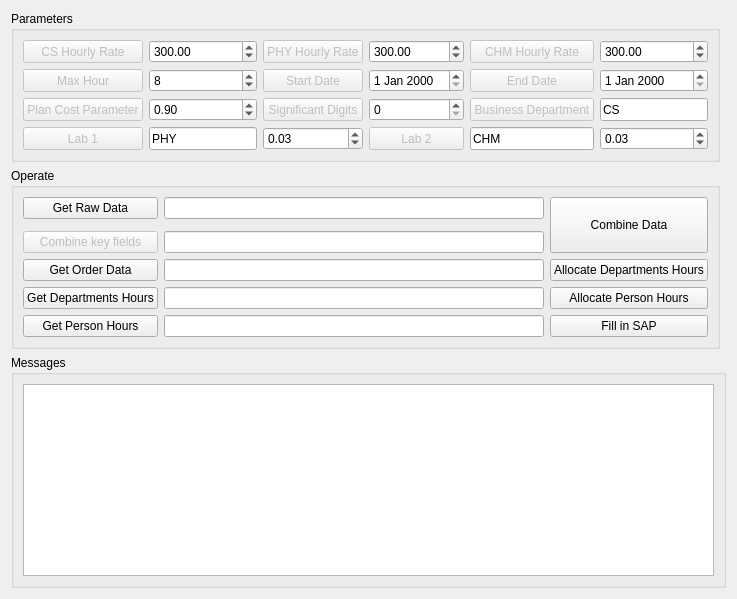
      <widget class="QWidget" name="tab_4">
       <attribute name="title">
        <string>Hour Opereate</string>
       </attribute>
       <layout class="QGridLayout" name="gridLayout_25">
        <item row="2" column="0" colspan="2">
         <widget class="QGroupBox" name="groupBox_23">
          <property name="title">
           <string>Messages</string>
          </property>
          <layout class="QGridLayout" name="gridLayout_23">
           <item row="0" column="0">
            <widget class="QTextBrowser" name="textBrowser_4"/>
           </item>
          </layout>
         </widget>
        </item>
        <item row="1" column="0">
         <widget class="QGroupBox" name="groupBox_24">
          <property name="title">
           <string>Operate</string>
          </property>
          <layout class="QGridLayout" name="gridLayout_26">
           <item row="0" column="1">
            <widget class="QLineEdit" name="lineEdit_30"/>
           </item>
           <item row="0" column="2" rowspan="3">
            <widget class="QPushButton" name="pushButton_72">
             <property name="sizePolicy">
              <sizepolicy hsizetype="Minimum" vsizetype="Expanding">
               <horstretch>0</horstretch>
               <verstretch>0</verstretch>
              </sizepolicy>
             </property>
             <property name="text">
              <string>Combine Data</string>
             </property>
            </widget>
           </item>
           <item row="3" column="0">
            <widget class="QPushButton" name="pushButton_76">
             <property name="text">
              <string>Get Order Data</string>
             </property>
            </widget>
           </item>
           <item row="2" column="0">
            <widget class="QPushButton" name="pushButton_70">
             <property name="enabled">
              <bool>false</bool>
             </property>
             <property name="text">
              <string>Combine key fields</string>
             </property>
            </widget>
           </item>
           <item row="3" column="2">
            <widget class="QPushButton" name="pushButton_77">
             <property name="text">
              <string>Allocate Departments Hours</string>
             </property>
            </widget>
           </item>
           <item row="4" column="1">
            <widget class="QLineEdit" name="lineEdit_38"/>
           </item>
           <item row="2" column="1">
            <widget class="QLineEdit" name="lineEdit_39"/>
           </item>
           <item row="4" column="0">
            <widget class="QPushButton" name="pushButton_71">
             <property name="text">
              <string>Get Departments Hours</string>
             </property>
            </widget>
           </item>
           <item row="3" column="1">
            <widget class="QLineEdit" name="lineEdit_37"/>
           </item>
           <item row="0" column="0">
            <widget class="QPushButton" name="pushButton_63">
             <property name="text">
              <string>Get Raw Data</string>
             </property>
            </widget>
           </item>
           <item row="5" column="0">
            <widget class="QPushButton" name="pushButton_78">
             <property name="text">
              <string>Get Person Hours</string>
             </property>
            </widget>
           </item>
           <item row="5" column="1">
            <widget class="QLineEdit" name="lineEdit_31"/>
           </item>
           <item row="4" column="2">
            <widget class="QPushButton" name="pushButton_73">
             <property name="text">
              <string>Allocate Person Hours</string>
             </property>
            </widget>
           </item>
           <item row="5" column="2">
            <widget class="QPushButton" name="pushButton_79">
             <property name="text">
              <string>Fill in SAP</string>
             </property>
            </widget>
           </item>
          </layout>
         </widget>
        </item>
        <item row="0" column="0">
         <widget class="QGroupBox" name="groupBox_22">
          <property name="title">
           <string>Parameters</string>
          </property>
          <layout class="QGridLayout" name="gridLayout_24">
           <item row="0" column="0">
            <widget class="QPushButton" name="pushButton_64">
             <property name="enabled">
              <bool>false</bool>
             </property>
             <property name="sizePolicy">
              <sizepolicy hsizetype="Expanding" vsizetype="Preferred">
               <horstretch>0</horstretch>
               <verstretch>0</verstretch>
              </sizepolicy>
             </property>
             <property name="text">
              <string>CS Hourly Rate</string>
             </property>
            </widget>
           </item>
           <item row="0" column="1">
            <widget class="QDoubleSpinBox" name="doubleSpinBox_14">
             <property name="maximum">
              <double>9999.000000000000000</double>
             </property>
             <property name="value">
              <double>300.000000000000000</double>
             </property>
            </widget>
           </item>
           <item row="0" column="2">
            <widget class="QPushButton" name="pushButton_65">
             <property name="enabled">
              <bool>false</bool>
             </property>
             <property name="sizePolicy">
              <sizepolicy hsizetype="Expanding" vsizetype="Preferred">
               <horstretch>0</horstretch>
               <verstretch>0</verstretch>
              </sizepolicy>
             </property>
             <property name="text">
              <string>PHY Hourly Rate</string>
             </property>
            </widget>
           </item>
           <item row="0" column="3">
            <widget class="QDoubleSpinBox" name="doubleSpinBox_15">
             <property name="maximum">
              <double>9999.000000000000000</double>
             </property>
             <property name="value">
              <double>300.000000000000000</double>
             </property>
            </widget>
           </item>
           <item row="0" column="4">
            <widget class="QPushButton" name="pushButton_66">
             <property name="enabled">
              <bool>false</bool>
             </property>
             <property name="sizePolicy">
              <sizepolicy hsizetype="Expanding" vsizetype="Preferred">
               <horstretch>0</horstretch>
               <verstretch>0</verstretch>
              </sizepolicy>
             </property>
             <property name="text">
              <string>CHM Hourly Rate</string>
             </property>
            </widget>
           </item>
           <item row="0" column="5">
            <widget class="QDoubleSpinBox" name="doubleSpinBox_16">
             <property name="maximum">
              <double>9999.000000000000000</double>
             </property>
             <property name="value">
              <double>300.000000000000000</double>
             </property>
            </widget>
           </item>
           <item row="1" column="0">
            <widget class="QPushButton" name="pushButton_69">
             <property name="enabled">
              <bool>false</bool>
             </property>
             <property name="sizePolicy">
              <sizepolicy hsizetype="Expanding" vsizetype="Preferred">
               <horstretch>0</horstretch>
               <verstretch>0</verstretch>
              </sizepolicy>
             </property>
             <property name="text">
              <string>Max Hour</string>
             </property>
            </widget>
           </item>
           <item row="1" column="1">
            <widget class="QSpinBox" name="spinBox_10">
             <property name="sizePolicy">
              <sizepolicy hsizetype="Expanding" vsizetype="Preferred">
               <horstretch>0</horstretch>
               <verstretch>0</verstretch>
              </sizepolicy>
             </property>
             <property name="value">
              <number>8</number>
             </property>
            </widget>
           </item>
           <item row="1" column="2">
            <widget class="QPushButton" name="pushButton_74">
             <property name="enabled">
              <bool>false</bool>
             </property>
             <property name="sizePolicy">
              <sizepolicy hsizetype="Expanding" vsizetype="Preferred">
               <horstretch>0</horstretch>
               <verstretch>0</verstretch>
              </sizepolicy>
             </property>
             <property name="text">
              <string>Start Date</string>
             </property>
            </widget>
           </item>
           <item row="1" column="3">
            <widget class="QDateEdit" name="dateEdit">
             <property name="sizePolicy">
              <sizepolicy hsizetype="Expanding" vsizetype="Preferred">
               <horstretch>0</horstretch>
               <verstretch>0</verstretch>
              </sizepolicy>
             </property>
            </widget>
           </item>
           <item row="1" column="4">
            <widget class="QPushButton" name="pushButton_75">
             <property name="enabled">
              <bool>false</bool>
             </property>
             <property name="sizePolicy">
              <sizepolicy hsizetype="Expanding" vsizetype="Preferred">
               <horstretch>0</horstretch>
               <verstretch>0</verstretch>
              </sizepolicy>
             </property>
             <property name="text">
              <string>End Date</string>
             </property>
            </widget>
           </item>
           <item row="1" column="5">
            <widget class="QDateEdit" name="dateEdit_2">
             <property name="sizePolicy">
              <sizepolicy hsizetype="Expanding" vsizetype="Preferred">
               <horstretch>0</horstretch>
               <verstretch>0</verstretch>
              </sizepolicy>
             </property>
            </widget>
           </item>
           <item row="2" column="0">
            <widget class="QPushButton" name="pushButton_67">
             <property name="enabled">
              <bool>false</bool>
             </property>
             <property name="sizePolicy">
              <sizepolicy hsizetype="Expanding" vsizetype="Preferred">
               <horstretch>0</horstretch>
               <verstretch>0</verstretch>
              </sizepolicy>
             </property>
             <property name="text">
              <string>Plan Cost Parameter</string>
             </property>
            </widget>
           </item>
           <item row="2" column="1">
            <widget class="QDoubleSpinBox" name="doubleSpinBox_11">
             <property name="sizePolicy">
              <sizepolicy hsizetype="Expanding" vsizetype="Preferred">
               <horstretch>0</horstretch>
               <verstretch>0</verstretch>
              </sizepolicy>
             </property>
             <property name="value">
              <double>0.900000000000000</double>
             </property>
            </widget>
           </item>
           <item row="2" column="2">
            <widget class="QPushButton" name="pushButton_68">
             <property name="enabled">
              <bool>false</bool>
             </property>
             <property name="sizePolicy">
              <sizepolicy hsizetype="Expanding" vsizetype="Preferred">
               <horstretch>0</horstretch>
               <verstretch>0</verstretch>
              </sizepolicy>
             </property>
             <property name="text">
              <string>Significant Digits</string>
             </property>
            </widget>
           </item>
           <item row="2" column="3">
            <widget class="QSpinBox" name="spinBox_11">
             <property name="sizePolicy">
              <sizepolicy hsizetype="Expanding" vsizetype="Preferred">
               <horstretch>0</horstretch>
               <verstretch>0</verstretch>
              </sizepolicy>
             </property>
            </widget>
           </item>
           <item row="2" column="4">
            <widget class="QPushButton" name="pushButton_60">
             <property name="enabled">
              <bool>false</bool>
             </property>
             <property name="sizePolicy">
              <sizepolicy hsizetype="Expanding" vsizetype="Preferred">
               <horstretch>0</horstretch>
               <verstretch>0</verstretch>
              </sizepolicy>
             </property>
             <property name="text">
              <string>Business Department</string>
             </property>
            </widget>
           </item>
           <item row="2" column="5">
            <widget class="QLineEdit" name="lineEdit_26">
             <property name="sizePolicy">
              <sizepolicy hsizetype="Expanding" vsizetype="Preferred">
               <horstretch>0</horstretch>
               <verstretch>0</verstretch>
              </sizepolicy>
             </property>
             <property name="text">
              <string>CS</string>
             </property>
            </widget>
           </item>
           <item row="3" column="0">
            <widget class="QPushButton" name="pushButton_61">
             <property name="enabled">
              <bool>false</bool>
             </property>
             <property name="sizePolicy">
              <sizepolicy hsizetype="Expanding" vsizetype="Preferred">
               <horstretch>0</horstretch>
               <verstretch>0</verstretch>
              </sizepolicy>
             </property>
             <property name="text">
              <string>Lab 1</string>
             </property>
            </widget>
           </item>
           <item row="3" column="1">
            <widget class="QLineEdit" name="lineEdit_28">
             <property name="sizePolicy">
              <sizepolicy hsizetype="Expanding" vsizetype="Preferred">
               <horstretch>0</horstretch>
               <verstretch>0</verstretch>
              </sizepolicy>
             </property>
             <property name="text">
              <string>PHY</string>
             </property>
            </widget>
           </item>
           <item row="3" column="2">
            <widget class="QDoubleSpinBox" name="doubleSpinBox_12">
             <property name="sizePolicy">
              <sizepolicy hsizetype="Expanding" vsizetype="Preferred">
               <horstretch>0</horstretch>
               <verstretch>0</verstretch>
              </sizepolicy>
             </property>
             <property name="value">
              <double>0.030000000000000</double>
             </property>
            </widget>
           </item>
           <item row="3" column="3">
            <widget class="QPushButton" name="pushButton_62">
             <property name="enabled">
              <bool>false</bool>
             </property>
             <property name="sizePolicy">
              <sizepolicy hsizetype="Expanding" vsizetype="Preferred">
               <horstretch>0</horstretch>
               <verstretch>0</verstretch>
              </sizepolicy>
             </property>
             <property name="text">
              <string>Lab 2</string>
             </property>
            </widget>
           </item>
           <item row="3" column="4">
            <widget class="QLineEdit" name="lineEdit_29">
             <property name="sizePolicy">
              <sizepolicy hsizetype="Expanding" vsizetype="Preferred">
               <horstretch>0</horstretch>
               <verstretch>0</verstretch>
              </sizepolicy>
             </property>
             <property name="text">
              <string>CHM</string>
             </property>
            </widget>
           </item>
           <item row="3" column="5">
            <widget class="QDoubleSpinBox" name="doubleSpinBox_13">
             <property name="sizePolicy">
              <sizepolicy hsizetype="Expanding" vsizetype="Preferred">
               <horstretch>0</horstretch>
               <verstretch>0</verstretch>
              </sizepolicy>
             </property>
             <property name="value">
              <double>0.030000000000000</double>
             </property>
            </widget>
           </item>
          </layout>
         </widget>
        </item>
       </layout>
      </widget>
